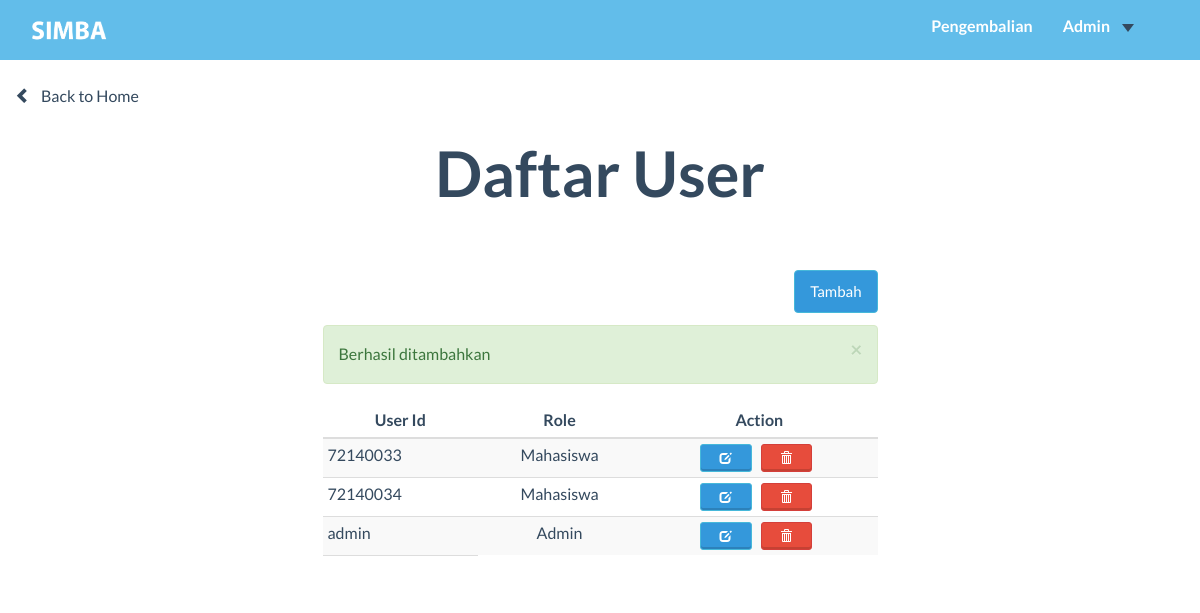
/user_admin/daftar_user.php?status=s, run on an earlier commit of the app's database.
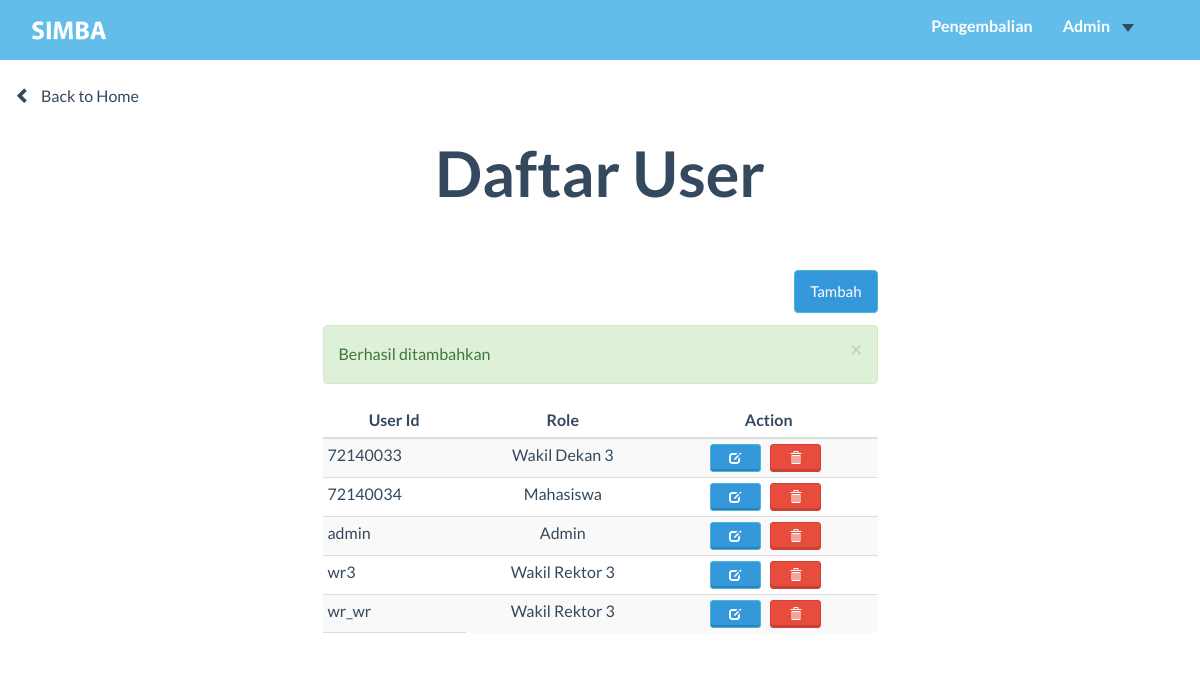
And on a later commit of the database.
### tables this page shows
CREATE TABLE `system_usr` (
  `user_id` char(8) NOT NULL,
  `password` text NOT NULL,
  `role` int(11) NOT NULL
);

CREATE TABLE `user_ref` (
  `role` int(255) NOT NULL,
  `role_name` varchar(255) NOT NULL
);

### user_admin/daftar_user.php (the view, shortened to what this page needs)
<?php
Include("../function/koneksi.php");
?>
<!DOCTYPE HTML>
<html>
<head>
  <link href="../css/bootstrap.min.css" rel="stylesheet">
  <link rel="stylesheet" href="https://maxcdn.bootstrapcdn.com/bootstrap/3.3.7/css/bootstrap.min.css">
  <link href="../font-awesome/css/font-awesome.min.css" rel="stylesheet">
  <link href="../css/general.css" rel="stylesheet">
  <link href="../css/custom.css" rel="stylesheet">
  <link href="../css/owl.carousel.css" rel="stylesheet">
  <link href="../css/owl.theme.css" rel="stylesheet">
  <link href="../css/style.css" rel="stylesheet">
  <link href="../css/animate.css" rel="stylesheet">
  <link rel="stylesheet" href="../css/magnific-popup.css">
</head>
<body>
  <nav class="navbar-default" role="navigation" style="position: fixed; top: 0px;">
    <div class="container">
      <a class="" href="index.php">
        <img src="../img/logo2.png" height="45px" style="margin-top:8px; margin-left:0" id="logo"/>
      </a>
      <div class="collapse navbar-collapse navbar-right navbar-ex1-collapse stuckMenu">
        <ul class="nav navbar-nav">
          <li class="menuItem"><a href="Cicilan.php">Pengembalian </a></li>
          <li class="menuItem dropdown">
            <a class="dropdown-toggle" data-toggle="dropdown" href="#">Admin<span class="caret"></span></a>
          </li>
        </ul>
      </div>
    </div>
  </nav>
  <div class="container">
    <div class="row">
      <br/>  <br/><br/>
      <a href="index.php"> <span class="glyphicon glyphicon-chevron-left"></span>Back to Home</a>
      <h2 class="text-center">Daftar User</h2>
      <div class="col-md-3"></div>
      <div class="col-md-6">
        <a href="form_create_user.php" class="btn btn-info pull-right">Tambah </a>
        <?php
        if (isset($_GET['status'])=="s"){
            echo '<div class="alert alert-success alert-dismissable">
                  <a href="#" class="close" data-dismiss="alert" aria-label="close">&times;</a>Berhasil ditambahkan</div>';
        }else if(isset($_GET['status'])=="f"){
            echo '<div class="alert alert-danger alert-dismissable">
                  <a href="#" class="close" data-dismiss="alert" aria-label="close">&times;</a>Gagal ditambahkan</div>';
        }
        ?>
      <table class="table-striped table table-condensed">
        <thead class="text-center">
          <th class="text-center"style="width:900">User Id</th>
          <th class="text-center"style="width:200">Role</th>
          <th class="text-center"style="width:100">Action</th>
        </thead>
        <tbody>
          <?php
          $q1 = "SELECT * from system_usr natural join user_ref";
          $squery = mysqli_query($koneksi,$q1);
          while($row = mysqli_fetch_array($squery))
          {
          $isWR3 = "";
          $isWD3 = "";
          $isAdmin = "";
          $isMhs = "";
          if($row['role']=="9"){
              $isWR3="selected";
          }elseif($row['role']=="2"){
              $isWD3="selected";
          }
          elseif($row['role']=="1"){
              $isAdmin="selected";
          }
          elseif($row['role']=="0"){
              $isMhs="selected";
          }
            echo'
            <tr>
            <td>'.$row['user_id'].'</td>
            <td class="text-center">'.$row['role_name'].'</td>
            <td class="text-center"style="width:100">
            <button type="button" class="btn btn-embossed btn-info btn-xs" style="padding-right:-20"data-toggle="modal" data-target="#myModal'.$row['user_id'].'"> &nbsp &nbsp <span class="	glyphicon glyphicon-edit"></span></button>
            <button type="button" class="btn btn-embossed btn-danger btn-xs" style="padding-right:-20"data-toggle="modal" data-target="#delModal'.$row['user_id'].'"> &nbsp &nbsp <span class="	glyphicon glyphicon-trash"></span></button>
           <div id="delModal'.$row['user_id'].'" class="modal fade " role="dialog">
                   <a href="delete_user.php?user_id='.$row['user_id'].'" class="btn btn-danger btn-embossed btn-sm" style="text-decoration: none">Delete</a>
           </div>
            <div class="modal fade" id="myModal'.$row['user_id'].'" role="dialog" action="edit_user.php">
                      <input type="text" class="form-control" id="user_id" name="user_id" value="'.$row['user_id'].'">
                        <input type="password" class="form-control" id="password" name="password" value="'.$row['password'].'">
                          <option value="9"'.$isWR3.'>Wakil Rektor 3</option>
                          <option value="2"'.$isWD3.'>Wakil Dekan 3</option>
                          <option value="1"'.$isAdmin.'>Admin</option>
                          <option value="0"'.$isMhs.'>Mahasiswa</option>
            </div>
            </tr>
            ';
          }
          ?>
          <td>
          </div>
    </div>
</div>
</body>
</html>

What changed in the data, as far as the page shows it:
changed system_usr id 72140033: role.role_name "Mahasiswa" → "Wakil Dekan 3"
added system_usr: user_id "wr3", role.role_name "Wakil Rektor 3"
added system_usr: user_id "wr_wr", role.role_name "Wakil Rektor 3"
